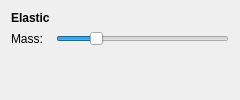
       <widget class="QWidget" name="cursorSpringOptions">
        <layout class="QGridLayout" name="gridLayout_4">
         <item row="2" column="0" colspan="2">
          <spacer name="verticalSpacer">
           <property name="orientation">
            <enum>Qt::Vertical</enum>
           </property>
           <property name="sizeHint" stdset="0">
            <size>
             <width>218</width>
             <height>39</height>
            </size>
           </property>
          </spacer>
         </item>
         <item row="1" column="0">
          <widget class="QLabel" name="label_2">
           <property name="sizePolicy">
            <sizepolicy hsizetype="Maximum" vsizetype="Preferred">
             <horstretch>0</horstretch>
             <verstretch>0</verstretch>
            </sizepolicy>
           </property>
           <property name="text">
            <string>Mass:</string>
           </property>
          </widget>
         </item>
         <item row="1" column="1">
          <widget class="QSlider" name="cursorSpringMass">
           <property name="sizePolicy">
            <sizepolicy hsizetype="Expanding" vsizetype="Preferred">
             <horstretch>0</horstretch>
             <verstretch>0</verstretch>
            </sizepolicy>
           </property>
           <property name="toolTip">
            <string>Make the cursor heavy or lightweight</string>
           </property>
           <property name="minimum">
            <number>1</number>
           </property>
           <property name="maximum">
            <number>20</number>
           </property>
           <property name="value">
            <number>5</number>
           </property>
           <property name="orientation">
            <enum>Qt::Horizontal</enum>
           </property>
          </widget>
         </item>
         <item row="0" column="0">
          <widget class="QLabel" name="label_4">
           <property name="styleSheet">
            <string notr="true">font: bold;</string>
           </property>
           <property name="text">
            <string>Elastic</string>
           </property>
          </widget>
         </item>
        </layout>
       </widget>
